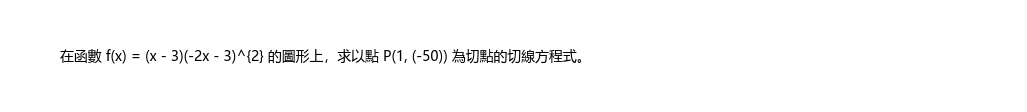
#> input picture temp/first_rendered_image.png, 1027 x 112 px, found by its file name
$ python temp_analyze_image.py
#> lines starting #> are read from the running program, lines starting #| are printed output that depends on the picture; after the words box and inside, x2 and y2 are one past the last pixel; in counts of white or black regions, pixels touching at a corner belong together
from PIL import Image

# 打開提取的圖片
img = Image.open('temp/first_rendered_image.png')
#> img is the input picture: PIL image 1027x112 RGBA; mean R, G, B, A 247.5, 247.5, 247.5, 3.9

# 轉換為 RGB 以便分析
img_rgb = img.convert('RGB')
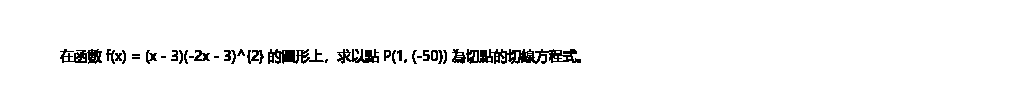
#> img_rgb: PIL image 1027x112 RGB; 97.1% white; black in thin lines or dots, all inside (x1, y1, x2, y2) = (60, 49, 581, 64)
pixels = img_rgb.load()

# 統計顏色
unique_colors = set()
for y in range(img.height):
    for x in range(img.width):
        unique_colors.add(pixels[x, y])
#> after the loop, unique_colors = 2 items

print(f'圖片大小: {img.size}')
#| 圖片大小: (1027, 112)
print(f'圖片模式: {img.mode}')
#| 圖片模式: RGBA
print(f'唯一顏色數: {len(unique_colors)}')
#| 唯一顏色數: 2

# 檢查是否有明顯的黑色文字（表示有內容）
black_like_count = 0
white_like_count = 0
for color in unique_colors:
    r, g, b = color[:3] if len(color) >= 3 else (color[0], color[0], color[0])
    brightness = (r + g + b) // 3
    if brightness < 50:  # 接近黑色
        black_like_count += 1
    elif brightness > 200:  # 接近白色
        white_like_count += 1
#> this loop made 2 passes
#> (r, g, b, brightness, black_like_count) on pass 1: (0, 0, 0, 0, 1)
#> (r, g, b, brightness, white_like_count) on pass 2: (255, 255, 255, 255, 1)
#> after the loop, black_like_count = 1; white_like_count = 1

print(f'接近黑色的顏色: {black_like_count}')
#| 接近黑色的顏色: 1
print(f'接近白色的顏色: {white_like_count}')
#| 接近白色的顏色: 1

# 取樣檢查中心區域的內容
center_colors = []
for y in range(img.height//4, 3*img.height//4):
    for x in range(img.width//4, 3*img.width//4):
        center_colors.append(pixels[x, y])
#> after the loop, center_colors = 28784 items

center_brightness = [(r+g+b)//3 for r, g, b in center_colors if len((r,g,b)) >= 3]
#> center_brightness = 28784 items
if center_brightness:
    avg_brightness = sum(center_brightness) // len(center_brightness)
#> avg_brightness = 234
    print(f'中心區域平均亮度: {avg_brightness}')
#| 中心區域平均亮度: 234
    if avg_brightness < 100:
        print('✅ 圖片中心有深色內容（可能是文字）')
    else:
        print('❌ 圖片中心大多是白色（可能為空）')
